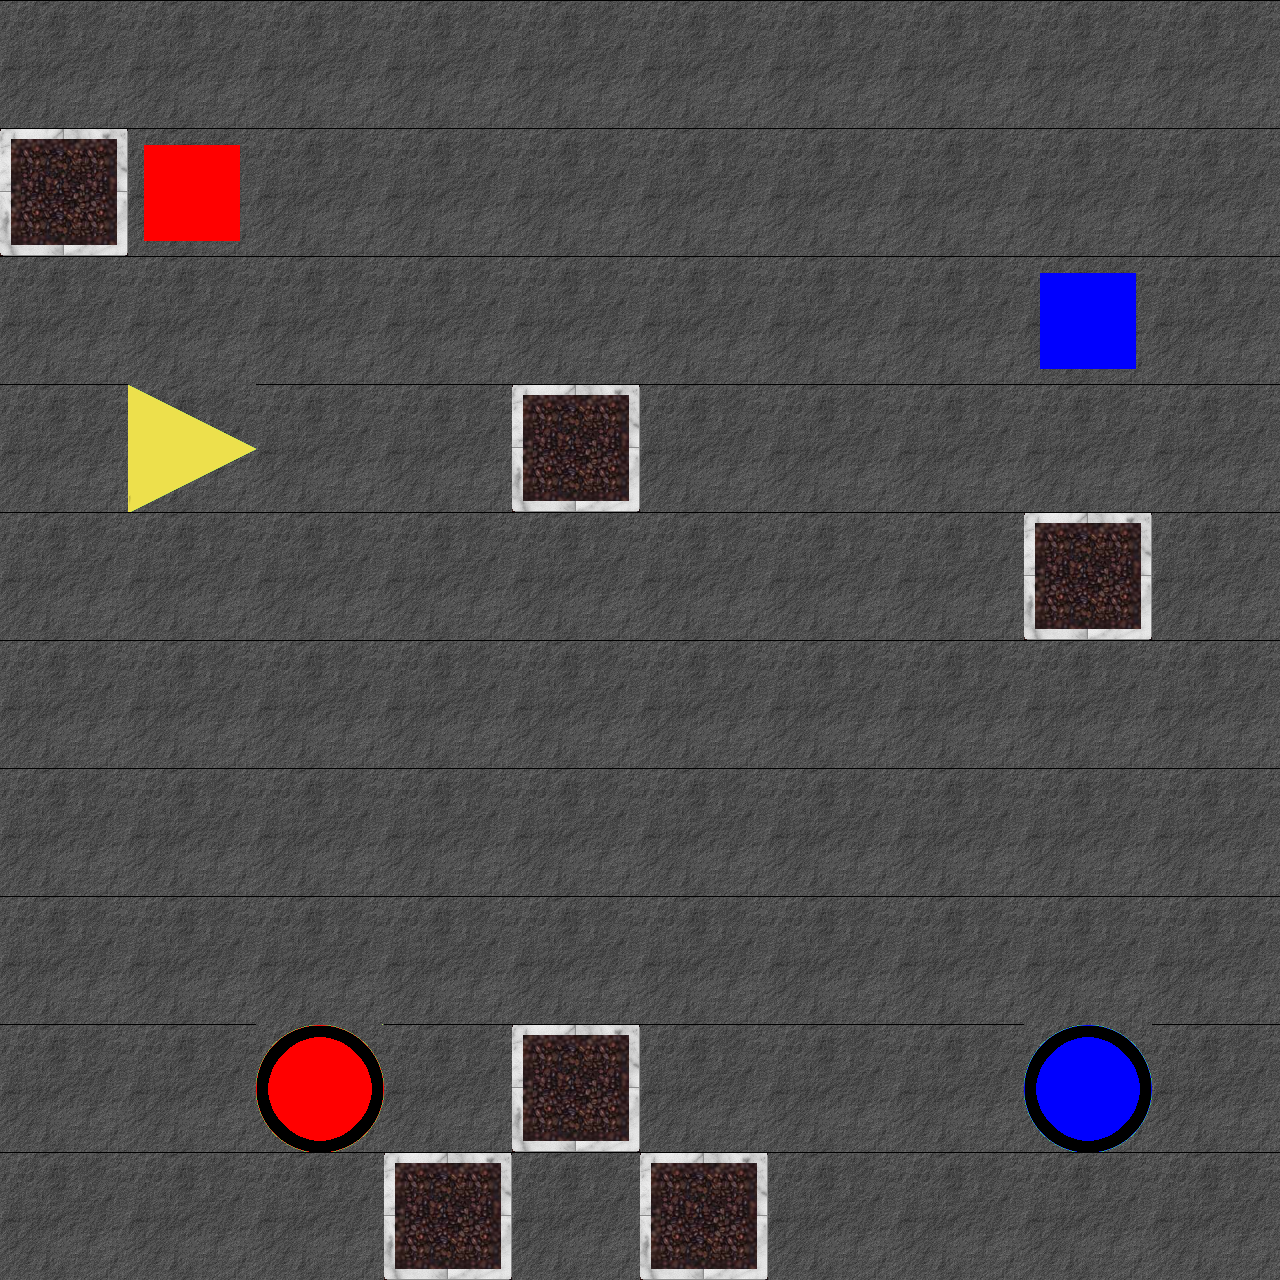

This is a level from a 2D game, rendered from its Tiled map with the project's own tilesets. A one-line summary and the complete map file follow:
An orthogonal 10x10 tile map with 128x128 px tiles, 2 tile layers (tiles, blocks).

<map version="1.0" orientation="orthogonal" width="10" height="10" tilewidth="128" tileheight="128">
 <properties>
  <property name="minMoves" value="100" />
 </properties>
 <tileset firstgid="1" name="blocks&amp;tiles" tilewidth="128" tileheight="128">
  <image source="..\img\tiles_blocks.png" width="512" height="1024" />
 </tileset>
 <layer name="tiles" width="10" height="10">
  <data>
   <tile gid="2" />
   <tile gid="2" />
   <tile gid="2" />
   <tile gid="2" />
   <tile gid="2" />
   <tile gid="2" />
   <tile gid="2" />
   <tile gid="2" />
   <tile gid="2" />
   <tile gid="2" />
   <tile gid="3" />
   <tile gid="2" />
   <tile gid="2" />
   <tile gid="2" />
   <tile gid="2" />
   <tile gid="2" />
   <tile gid="2" />
   <tile gid="2" />
   <tile gid="2" />
   <tile gid="2" />
   <tile gid="2" />
   <tile gid="2" />
   <tile gid="2" />
   <tile gid="2" />
   <tile gid="2" />
   <tile gid="2" />
   <tile gid="2" />
   <tile gid="2" />
   <tile gid="2" />
   <tile gid="2" />
   <tile gid="2" />
   <tile gid="6" />
   <tile gid="2" />
   <tile gid="2" />
   <tile gid="3" />
   <tile gid="2" />
   <tile gid="2" />
   <tile gid="2" />
   <tile gid="2" />
   <tile gid="2" />
   <tile gid="2" />
   <tile gid="2" />
   <tile gid="2" />
   <tile gid="2" />
   <tile gid="2" />
   <tile gid="2" />
   <tile gid="2" />
   <tile gid="2" />
   <tile gid="3" />
   <tile gid="2" />
   <tile gid="2" />
   <tile gid="2" />
   <tile gid="2" />
   <tile gid="2" />
   <tile gid="2" />
   <tile gid="2" />
   <tile gid="2" />
   <tile gid="2" />
   <tile gid="2" />
   <tile gid="2" />
   <tile gid="2" />
   <tile gid="2" />
   <tile gid="2" />
   <tile gid="2" />
   <tile gid="2" />
   <tile gid="2" />
   <tile gid="2" />
   <tile gid="2" />
   <tile gid="2" />
   <tile gid="2" />
   <tile gid="2" />
   <tile gid="2" />
   <tile gid="2" />
   <tile gid="2" />
   <tile gid="2" />
   <tile gid="2" />
   <tile gid="2" />
   <tile gid="2" />
   <tile gid="2" />
   <tile gid="2" />
   <tile gid="2" />
   <tile gid="2" />
   <tile gid="9" />
   <tile gid="2" />
   <tile gid="3" />
   <tile gid="2" />
   <tile gid="2" />
   <tile gid="2" />
   <tile gid="11" />
   <tile gid="2" />
   <tile gid="2" />
   <tile gid="2" />
   <tile gid="2" />
   <tile gid="3" />
   <tile gid="2" />
   <tile gid="3" />
   <tile gid="2" />
   <tile gid="2" />
   <tile gid="2" />
   <tile gid="2" />
  </data>
 </layer>
 <layer name="blocks" width="10" height="10">
  <data>
   <tile gid="0" />
   <tile gid="0" />
   <tile gid="0" />
   <tile gid="0" />
   <tile gid="0" />
   <tile gid="0" />
   <tile gid="0" />
   <tile gid="0" />
   <tile gid="0" />
   <tile gid="0" />
   <tile gid="0" />
   <tile gid="13" />
   <tile gid="0" />
   <tile gid="0" />
   <tile gid="0" />
   <tile gid="0" />
   <tile gid="0" />
   <tile gid="0" />
   <tile gid="0" />
   <tile gid="0" />
   <tile gid="0" />
   <tile gid="0" />
   <tile gid="0" />
   <tile gid="0" />
   <tile gid="0" />
   <tile gid="0" />
   <tile gid="0" />
   <tile gid="0" />
   <tile gid="15" />
   <tile gid="0" />
   <tile gid="0" />
   <tile gid="0" />
   <tile gid="0" />
   <tile gid="0" />
   <tile gid="0" />
   <tile gid="0" />
   <tile gid="0" />
   <tile gid="0" />
   <tile gid="0" />
   <tile gid="0" />
   <tile gid="0" />
   <tile gid="0" />
   <tile gid="0" />
   <tile gid="0" />
   <tile gid="0" />
   <tile gid="0" />
   <tile gid="0" />
   <tile gid="0" />
   <tile gid="0" />
   <tile gid="0" />
   <tile gid="0" />
   <tile gid="0" />
   <tile gid="0" />
   <tile gid="0" />
   <tile gid="0" />
   <tile gid="0" />
   <tile gid="0" />
   <tile gid="0" />
   <tile gid="0" />
   <tile gid="0" />
   <tile gid="0" />
   <tile gid="0" />
   <tile gid="0" />
   <tile gid="0" />
   <tile gid="0" />
   <tile gid="0" />
   <tile gid="0" />
   <tile gid="0" />
   <tile gid="0" />
   <tile gid="0" />
   <tile gid="0" />
   <tile gid="0" />
   <tile gid="0" />
   <tile gid="0" />
   <tile gid="0" />
   <tile gid="0" />
   <tile gid="0" />
   <tile gid="0" />
   <tile gid="0" />
   <tile gid="0" />
   <tile gid="0" />
   <tile gid="0" />
   <tile gid="0" />
   <tile gid="0" />
   <tile gid="0" />
   <tile gid="0" />
   <tile gid="0" />
   <tile gid="0" />
   <tile gid="0" />
   <tile gid="0" />
   <tile gid="0" />
   <tile gid="0" />
   <tile gid="0" />
   <tile gid="0" />
   <tile gid="0" />
   <tile gid="0" />
   <tile gid="0" />
   <tile gid="0" />
   <tile gid="0" />
   <tile gid="0" />
  </data>
 </layer>
</map>
